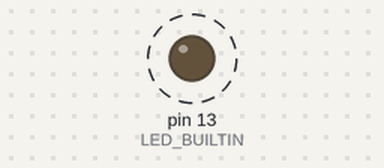
Simulated run of this sketch. Board: Arduino Uno, built with avr-gcc and run on an emulated ATmega328P. On the bench: output pins drawn as LEDs (lit = HIGH). Dashed ring = blinking.

Above: at 0.5 s.
Timing chart, 0 to 4.6 s (numbered marks = the images above):
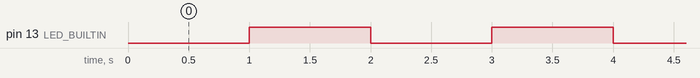

The sketch:

blink_no_delay.ino
```cpp
#include <SPI.h>

const unsigned long M = 1000;
unsigned long lastMillis = 0;

void setup()
{
  pinMode(LED_BUILTIN, OUTPUT);
}

void loop()
{
  unsigned long currMillis = millis();
  if (currMillis - lastMillis >= M)
  {
    lastMillis = currMillis;
    digitalWrite(LED_BUILTIN, !digitalRead(LED_BUILTIN));
  }
}
```

Measured:
- by itself, pin 13 (LED_BUILTIN): alternates HIGH for 1.0 s and LOW for 1.0 s
